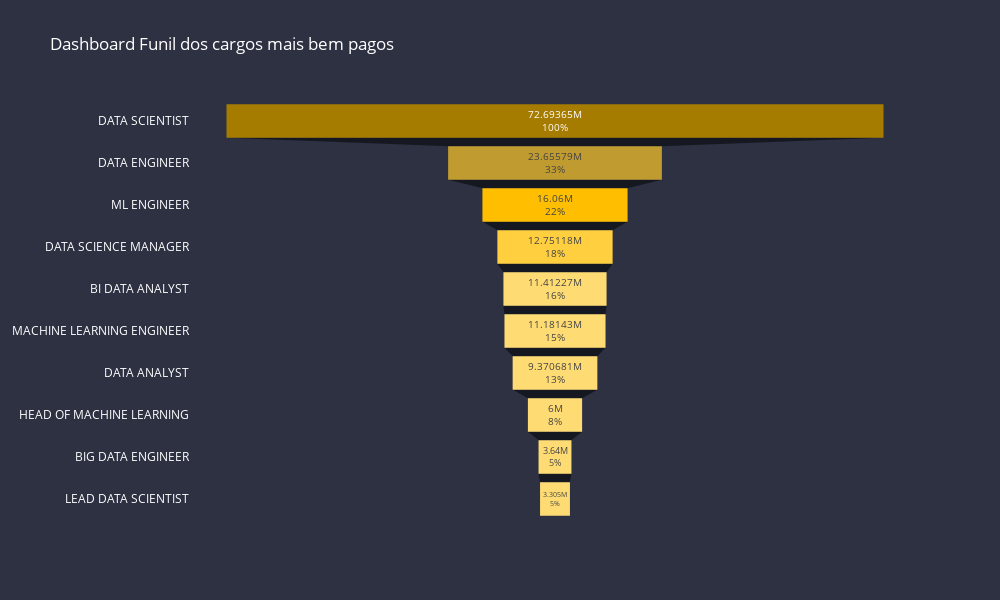

Write notebook code for a chart like this one.
### Markdown cell above
#dashboard para visualizar quais o cargo mais bem pago

### Code cell
cores = ['#a67c00','#bf9b30','#ffbf00','#ffcf40','#ffdc73','#ffdc73','#ffdc73','#ffdc73','#ffdc73','#ffdc73']
fig = go.Figure(layout=go.Layout(width=1000, height=600))
fig.add_trace(
    go.Funnel(
        x=cargo_mais_bem_pago_10['salario'], y=cargo_mais_bem_pago_10['cargo'],
        textinfo= "value+percent initial",
        textfont_size=12,
        textangle=0,
        textposition='inside',
        cliponaxis=False,
        marker=dict(color=cores)
    )
)

fig.update_layout(
    title='Dashboard Funil dos cargos mais bem pagos',
    xaxis_title = 'SALARIO',
    paper_bgcolor='#2d3142',
    plot_bgcolor='#2d3142',
    font=dict(color='white')
)
pyo.init_notebook_mode(connected=True)
pyo.iplot(fig)

### Figure 1 — Plotly figure (JSON) as saved in the notebook; plotly's stock layout.template omitted (floating-point values rounded to 4 significant figures)
{"data": [{"cliponaxis": false, "marker": {"color": ["#a67c00", "#bf9b30", "#ffbf00", "#ffcf40", "#ffdc73", "#ffdc73", "#ffdc73", "#ffdc73", "#ffdc73", "#ffdc73"]}, "textangle": 0, "textfont": {"size": 12}, "textinfo": "value+percent initial", "textposition": "inside", "type": "funnel", "x": [72693650, 23655793, 16060000, 12751183, 11412272, 11181433, 9370681, 6000000, 3640000, 3305000], "y": ["DATA SCIENTIST", "DATA ENGINEER", "ML ENGINEER", "DATA SCIENCE MANAGER", "BI DATA ANALYST", "MACHINE LEARNING ENGINEER", "DATA ANALYST", "HEAD OF MACHINE LEARNING", "BIG DATA ENGINEER", "LEAD DATA SCIENTIST"]}], "layout": {"font": {"color": "white"}, "height": 600, "paper_bgcolor": "#2d3142", "plot_bgcolor": "#2d3142", "title": {"text": "Dashboard Funil dos cargos mais bem pagos"}, "width": 1000, "xaxis": {"title": {"text": "SALARIO"}}}}
